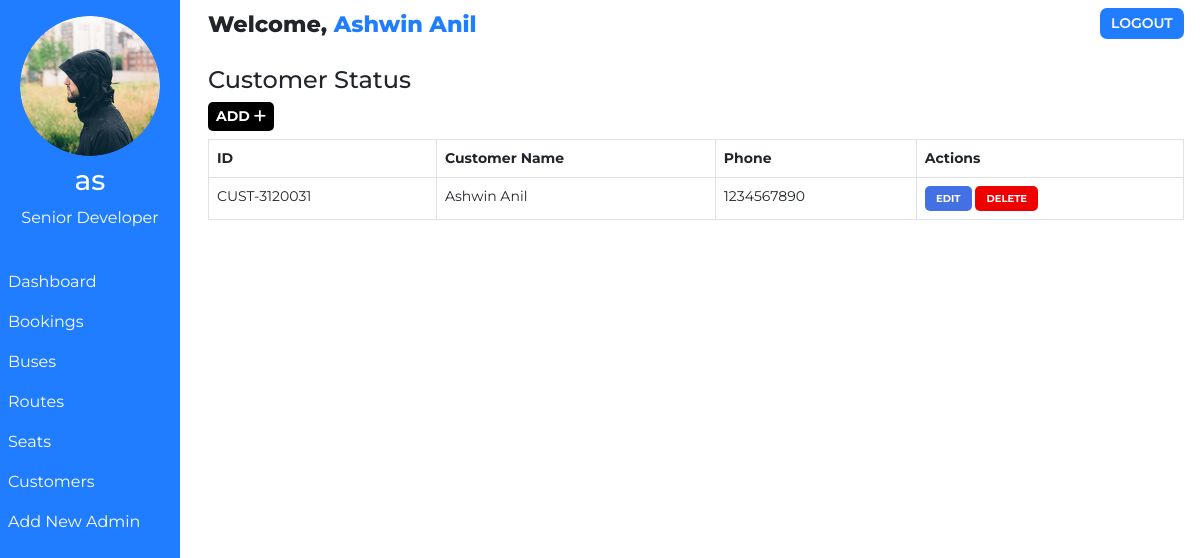
The page /admin/customer.php (signed in) on the database as committed earlier.
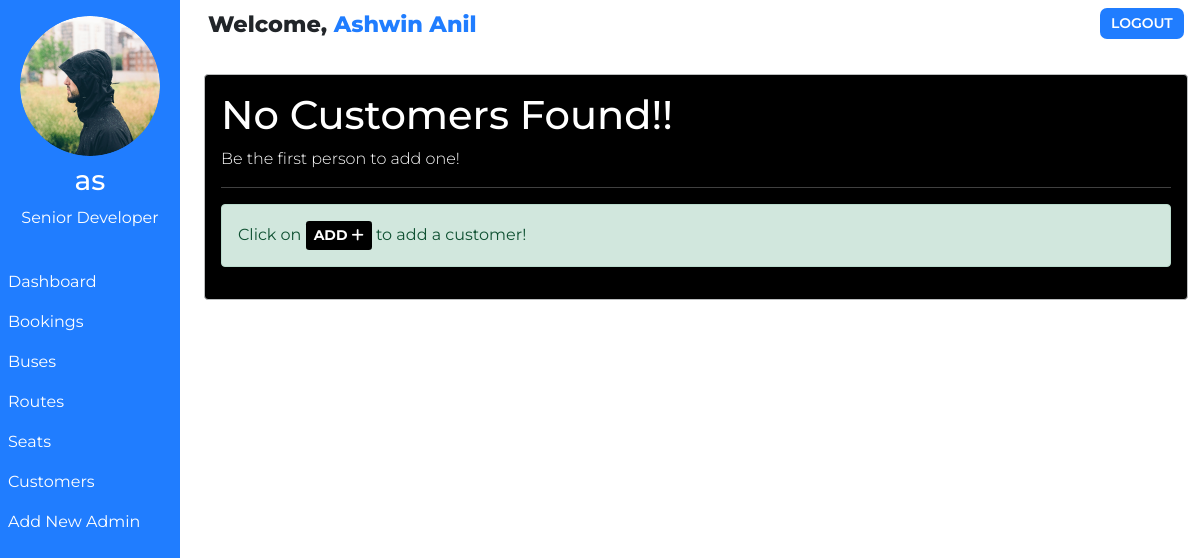
The same page on the database as committed later.
### tables this page shows
CREATE TABLE `customers` (
  `id` int(100) NOT NULL,
  `customer_id` varchar(255) NOT NULL,
  `customer_name` varchar(30) NOT NULL,
  `customer_phone` varchar(10) NOT NULL,
  `customer_created` datetime NOT NULL DEFAULT current_timestamp()
);

### admin/customer.php (the view, shortened to what this page needs)
<!DOCTYPE html>
<html lang="en">
<head>
    <link href="https://cdn.jsdelivr.net/npm/bootstrap@5.0.1/dist/css/bootstrap.min.css" rel="stylesheet">
</head>
<body>
    <?php require '../assets/partials/_admin-header.php';?>
        <?php
            $resultSql = "SELECT * FROM `customers` ORDER BY customer_created DESC";
            $resultSqlResult = mysqli_query($conn, $resultSql);
            if(!mysqli_num_rows($resultSqlResult)){ ?>
                <div class="container mt-4">
                    <div id="noCustomers" class="alert alert-dark " role="alert">
                        <h1 class="alert-heading">No Customers Found!!</h1>
                        <p class="fw-light">Be the first person to add one!</p>
                        <hr>
                        <div id="addCustomerAlert" class="alert alert-success" role="alert">
                                Click on <button id="add-button" class="button btn-sm"type="button"data-bs-toggle="modal" data-bs-target="#addModal">ADD <i class="fas fa-plus"></i></button> to add a customer!
                        </div>
                    </div>
                </div>
            <?php }
            else { ?>
            <section id="customer">
                <div id="head">
                    <h4>Customer Status</h4>
                </div>
                <div id="customer-results">
                    <div>
                        <button id="add-button" class="button btn-sm"type="button"data-bs-toggle="modal" data-bs-target="#addModal">ADD <i class="fas fa-plus"></i></button>
                    </div>
                    <table class="table table-hover table-bordered">
                        <thead>
                            <th>ID</th>
                            <th>Customer Name</th>
                            <th>Phone</th>
                            <th>Actions</th>
                        </thead>
                        <?php
                            while($row = mysqli_fetch_assoc($resultSqlResult))
                            {
                                $id = $row["id"];
                                $customer_id = $row["customer_id"];
                                $customer_name = $row["customer_name"];
                                $customer_phone = $row["customer_phone"];
                        ?>
                        <tr>
                            <td>
                                <?php
                                    echo $customer_id;
                                ?>
                            </td>
                            <td>
                                <?php
                                    echo $customer_name;
                                ?>
                            </td>
                            <td>
                                <?php
                                    echo $customer_phone;
                                ?>
                            </td>
                            <td>
                            <button class="button edit-button " data-link="<?php echo $_SERVER['REQUEST_URI']; ?>" data-id="<?php
                                                echo $customer_id;?>" data-name="<?php
                                                echo $customer_name;?>" data-phone="<?php
                                                echo $customer_phone;?>"
                                                >Edit</button>
                                            <button class="button delete-button" data-bs-toggle="modal" data-bs-target="#deleteModal" data-id="<?php
                                                echo $id;?>">Delete</button>
                            </td>
                        </tr>
                    <?php
                        }
                    ?>
                    </table>
                </div>
            </section>
            <?php } ?>
        </div>
    </main>
</body>
</html>

Rows that differ between the two databases and show on the page:
removed customers: customer "CUST-3120031", customer_name "Ashwin Anil", customer_phone "1234567890"
Other text that changed with them:
text no longer shown: "Customer Status ID Customer Name Phone Actions"
text now shown: "No Customers Found!! Be the first person to add one! Click on to add a customer!"
